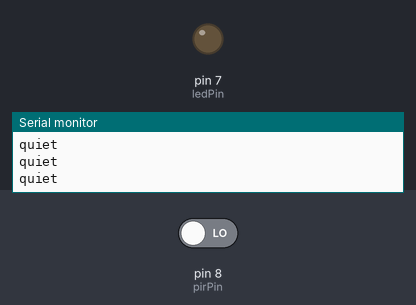
Bench run of a sketch on a simulated Arduino Uno, built with avr-gcc and run on an emulated ATmega328P. Parts: output pins drawn as LEDs (lit = HIGH), the last lines printed to the serial monitor. Inputs (shaded band) come from the test bench; at power-on: pin 8 (pirPin) LOW.

Above: at 1.2 s.
1.3 s: pin 8 (pirPin) driven HIGH
At 2.1 s:
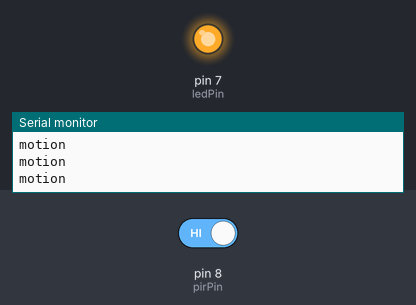
2.9 s: pin 8 (pirPin) driven LOW
At 3.3 s:
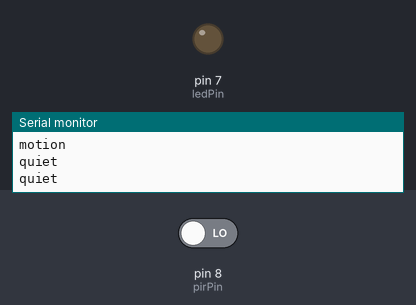
Timing chart, 0 to 5.9 s (numbered marks = the images above; inputs shaded):
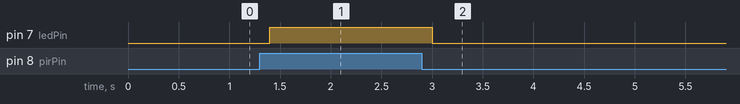

The sketch:

motion.ino
```cpp
// The Uno pin the PIR's OUT wire is plugged into
const int pirPin = 8;
const int ledPin = 7;    // the same check LED as before

void setup() {
  Serial.begin(9600);
  pinMode(pirPin, INPUT);   // the PIR sends a signal in, so it's an input
  pinMode(ledPin, OUTPUT);
}

void loop() {
  // The PIR output is HIGH while it sees motion and LOW when it doesn't
  if (digitalRead(pirPin) == HIGH) {
    digitalWrite(ledPin, HIGH);   // motion, so the LED turns on
    Serial.println("motion");
  } else {
    digitalWrite(ledPin, LOW);    // no motion, so the LED turns off
    Serial.println("quiet");
  }

  delay(200);  // checks five times a second
}
```

Measured:
- after the input at 1.3 s, pin 7 (ledPin): LOW → HIGH after 0.10 s
- after the input at 2.9 s, pin 7 (ledPin): HIGH → LOW after 0.10 s
